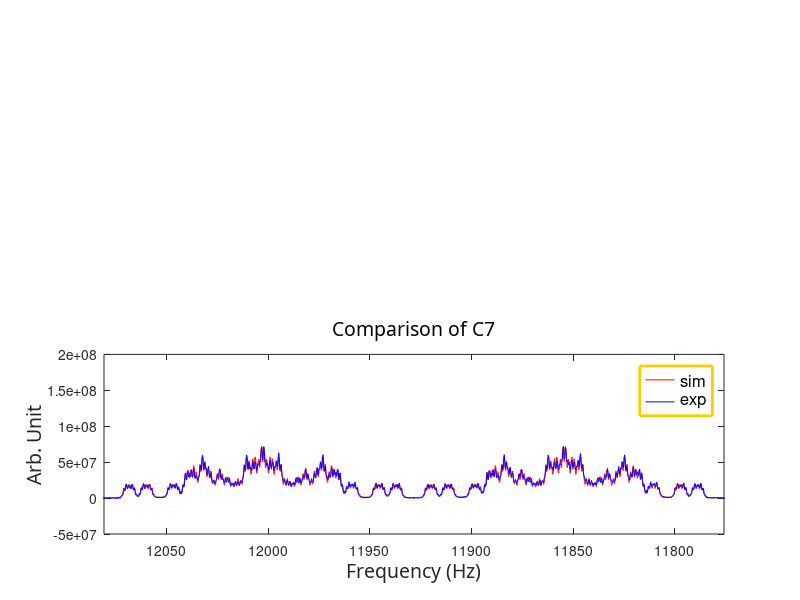

Write MATLAB code to recreate this figure.
clear

load thermal_420ms_qubit7.mat
load thermal_exp_C_200.mat

%% determine C7 %%%%%%%
Region_C7 = [12200 11600]; % C7 locates in this region

ind_C7 = find(X_exp>Region_C7(2)&X_exp<Region_C7(1));

scale_factor = max(Y_exp(ind_C7))/max(Y);

subplot(2,1,2)

plot(X+0.3,scale_factor*Y,'r');
hold on
plot(X_exp,Y_exp,'b');

    % plot setting
    set(gca,'Xdir','reverse','Xlim', [min(X+90) max(X-90)]);
    fontsize = 14;
    fontsize_legend = 12;
    
    title_string = ['Comparison of C7'];
    title({title_string},'FontWeight','normal','FontSize',fontsize,...
   'FontName','Calibri',...
   'FontAngle','normal');

    xlabel({'Frequency (Hz)'},'FontWeight','normal','FontSize',fontsize,...
    'FontName','Calibri');

     ylabel({'Arb. Unit'},'FontWeight','normal','FontSize',fontsize,...
    'FontName','Calibri');

     legend('sim','exp');
     set(legend,'EdgeColor',[1 0.8 0],'YColor',[1 0.8 0],'XColor',[1 0.8 0],...
    'LineWidth',2,...
    'FontWeight','normal','FontSize',fontsize_legend);

 figure_name=strcat('twqubit_C7-',date);
 saveas(gca, figure_name, 'fig');